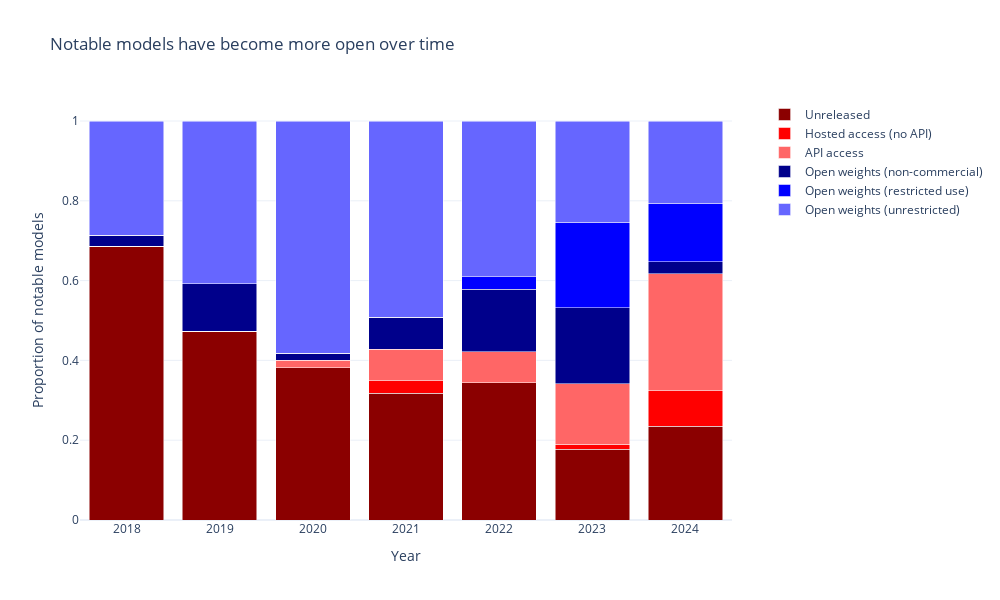

The cell this chart's notebook holds for it:
### Code cell
import plotly.graph_objects as go

fig = go.Figure()

# Add a bar trace for each column in notable_proportions_pivoted
for column in notable_proportions_pivoted.columns:
    fig.add_trace(go.Bar(
        x=notable_proportions_pivoted.index,
        y=notable_proportions_pivoted[column],
        name=column,
        marker_color=colors[notable_proportions_pivoted.columns.get_loc(column)]
    ))

fig.update_layout(
    title='Notable models have become more open over time',
    xaxis_title='Year',
    yaxis_title='Proportion of notable models',
    barmode='stack',
    legend=dict(x=1.05, y=1, traceorder='normal', orientation='v'),
    width=1000,
    height=600,
    template='plotly_white',
)

save_plot(fig, results_dir, f'notable_model_proportion_by_accessibility')
notable_proportions_pivoted.to_csv(results_dir + 'plot_data/notable_model_proportion_by_accessibility.csv')

fig.show()

### Figure 1 — Plotly figure (JSON) as saved in the notebook; plotly's stock layout.template omitted (floating-point values rounded to 4 significant figures)
{"data": [{"marker": {"color": "#8B0000"}, "name": "Unreleased", "type": "bar", "x": [2018, 2019, 2020, 2021, 2022, 2023, 2024], "y": [0.6857, 0.4737, 0.3818, 0.3175, 0.3438, 0.1772, 0.2353]}, {"marker": {"color": "#FF0000"}, "name": "Hosted access (no API)", "type": "bar", "x": [2018, 2019, 2020, 2021, 2022, 2023, 2024], "y": [0, 0, 0, 0.03175, 0, 0.01266, 0.08824]}, {"marker": {"color": "#FF6666"}, "name": "API access", "type": "bar", "x": [2018, 2019, 2020, 2021, 2022, 2023, 2024], "y": [0, 0, 0.01818, 0.07937, 0.07812, 0.1519, 0.2941]}, {"marker": {"color": "#00008B"}, "name": "Open weights (non-commercial)", "type": "bar", "x": [2018, 2019, 2020, 2021, 2022, 2023, 2024], "y": [0.02857, 0.1184, 0.01818, 0.07937, 0.1562, 0.1899, 0.02941]}, {"marker": {"color": "#0000FF"}, "name": "Open weights (restricted use)", "type": "bar", "x": [2018, 2019, 2020, 2021, 2022, 2023, 2024], "y": [0, 0, 0, 0, 0.03125, 0.2152, 0.1471]}, {"marker": {"color": "#6666FF"}, "name": "Open weights (unrestricted)", "type": "bar", "x": [2018, 2019, 2020, 2021, 2022, 2023, 2024], "y": [0.2857, 0.4079, 0.5818, 0.4921, 0.3906, 0.2532, 0.2059]}], "layout": {"barmode": "stack", "height": 600, "legend": {"orientation": "v", "traceorder": "normal", "x": 1.05, "y": 1}, "title": {"text": "Notable models have become more open over time"}, "width": 1000, "xaxis": {"title": {"text": "Year"}}, "yaxis": {"title": {"text": "Proportion of notable models"}}}}
